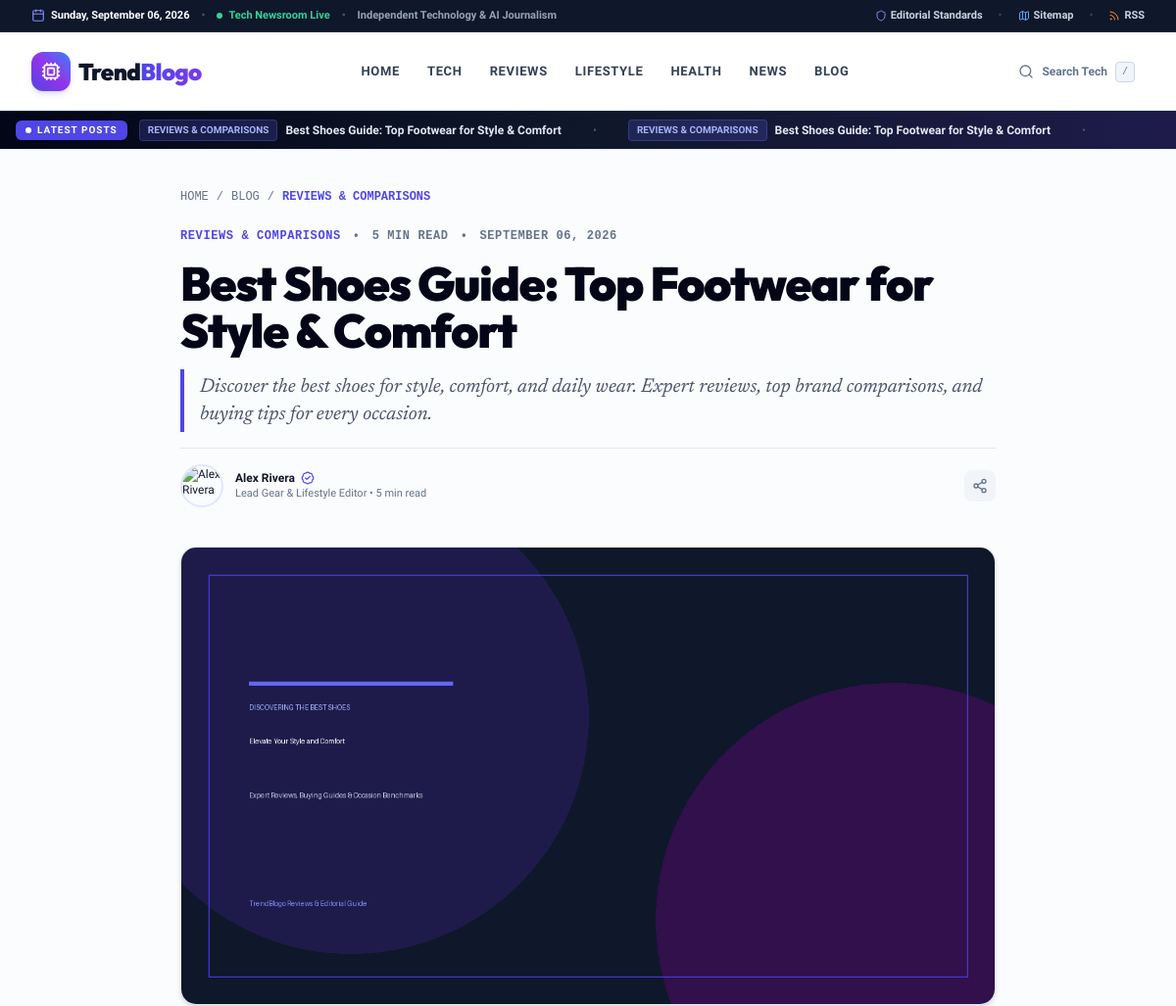
Before: /blog/best-shoes (upper part) with the older database file.
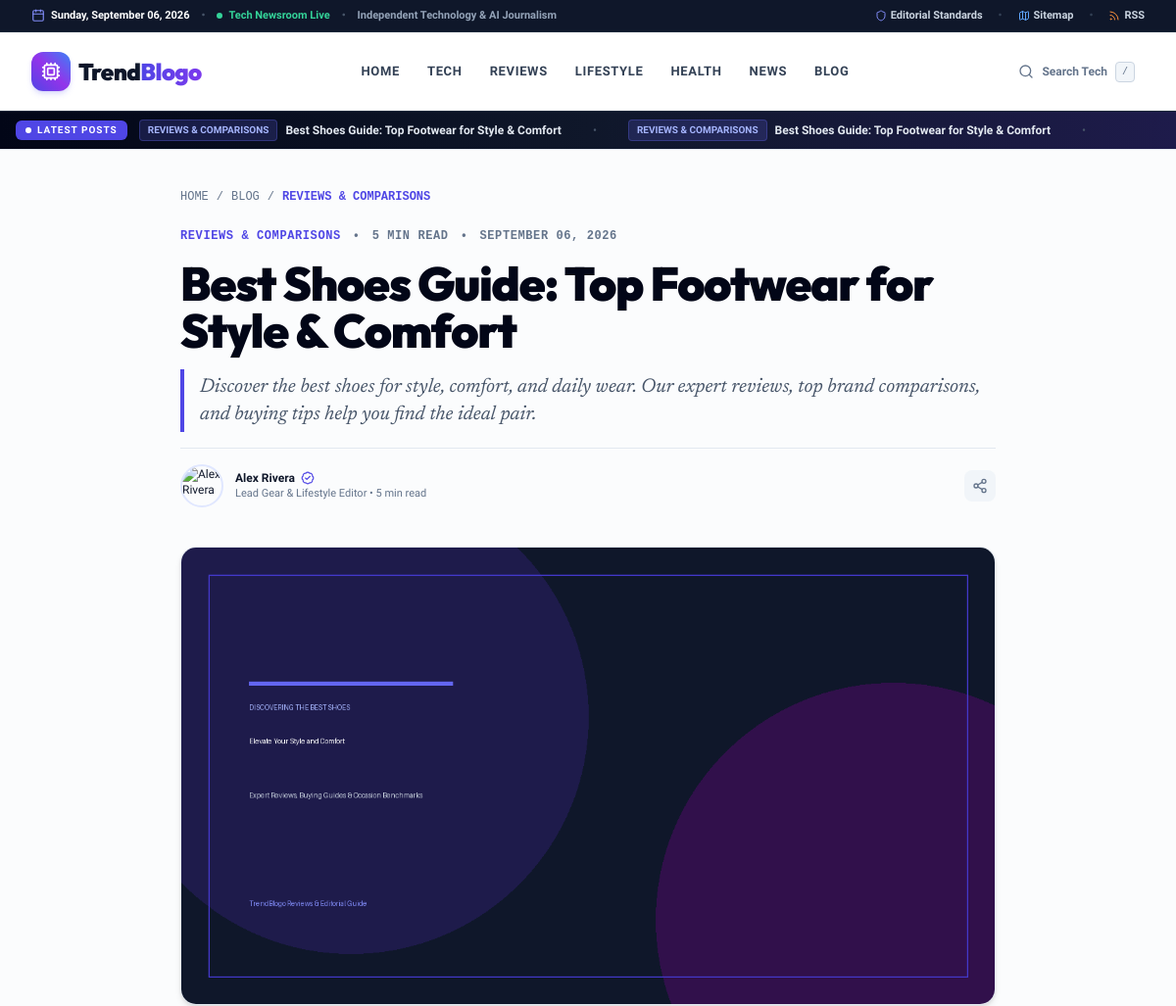
After: the same page with the newer database file.
### app/models/article.py (models this page shows)
class Article(Base):
    __tablename__ = "articles"
    id = Column(Integer, primary_key=True, index=True)
    title = Column(String(255), nullable=False)
    slug = Column(String(255), unique=True, index=True, nullable=False)
    primary_keyword = Column(String(150), index=True, nullable=False)
    secondary_keywords = Column(Text, nullable=True)
    search_intent = Column(String(50), default="informational")
    template_type = Column(String(50), default="ultimate_guide")
    summary = Column(Text, nullable=True)
    content = Column(Text, nullable=False)  # Markdown format
    html_content = Column(Text, nullable=True)  # Rendered HTML
    featured_image = Column(String(255), nullable=False)
    featured_image_alt = Column(String(255), nullable=False)
    featured_image_caption = Column(String(255), nullable=True)
    image_1_url = Column(String(255), nullable=True)
    image_1_alt = Column(String(255), nullable=True)
    image_1_caption = Column(String(255), nullable=True)
    image_2_url = Column(String(255), nullable=True)
    image_2_alt = Column(String(255), nullable=True)
    image_2_caption = Column(String(255), nullable=True)
    image_3_url = Column(String(255), nullable=True)
    image_3_alt = Column(String(255), nullable=True)
    image_3_caption = Column(String(255), nullable=True)
    category_id = Column(Integer, ForeignKey("categories.id", ondelete="SET NULL"), nullable=True)
    author_name = Column(String(100), default="Editorial Team")
    author_slug = Column(String(100), default="editorial-team", index=True)
    status = Column(String(30), default="published", index=True)  # draft, published, scheduled
    scheduled_at = Column(DateTime, nullable=True)
    published_at = Column(DateTime, default=datetime.utcnow, index=True)
    created_at = Column(DateTime, default=datetime.utcnow)
    updated_at = Column(DateTime, default=datetime.utcnow, onupdate=datetime.utcnow)
    word_count = Column(Integer, default=0)
    reading_time = Column(Integer, default=5)  # minutes
    view_count = Column(Integer, default=0)
    seo_title = Column(String(150), nullable=True)
    meta_description = Column(String(320), nullable=True)
    canonical_url = Column(String(255), nullable=True)
    og_title = Column(String(150), nullable=True)
    og_description = Column(String(320), nullable=True)
    schema_json = Column(Text, nullable=True)
    quality_score = Column(Float, default=95.0)
    quality_report = Column(Text, nullable=True)  # JSON string
    category = relationship("Category", back_populates="articles")
    tags = relationship("ArticleTag", back_populates="article", cascade="all, delete-orphan")
    internal_links_out = relationship("InternalLink", foreign_keys="InternalLink.source_article_id", cascade="all, delete-orphan")
    external_links = relationship("ExternalLink", cascade="all, delete-orphan")

class Category(Base):
    __tablename__ = "categories"
    id = Column(Integer, primary_key=True, index=True)
    name = Column(String(100), unique=True, nullable=False)
    slug = Column(String(100), unique=True, index=True, nullable=False)
    description = Column(Text, nullable=True)
    color = Column(String(30), default="#4F46E5")
    icon = Column(String(50), default="folder")
    created_at = Column(DateTime, default=datetime.utcnow)
    articles = relationship("Article", back_populates="category")

### app/routes/public.py (the view)
@router.get("/blog/{slug}", response_class=HTMLResponse)
def article_detail(slug: str, request: Request, db: Session = Depends(get_db)):
    article = db.query(Article).filter(Article.slug == slug).first()
    if not article:
        raise HTTPException(status_code=404, detail="Article not found")
    article.view_count = (article.view_count or 0) + 1
    db.commit()
    ctx = get_common_context(db, request)
    related_posts = LinkEngine.get_related_posts(db, article.id, article.category_id, limit=4)
    ctx.update({
        "article": article,
        "related_posts": related_posts,
        "title": article.seo_title or f"{article.title} | TrendBlogo",
        "meta_desc": article.meta_description or article.summary,
        "canonical_url": article.canonical_url,
        "og_image": article.featured_image,
        "schema_json": article.schema_json or SEOEngine.generate_schema_json(article)
    })
    return templates.TemplateResponse(request=request, name="blog/detail.html", context=ctx)

### app/templates/blog/detail.html (shortened to what this page needs)
{% extends "base.html" %}
{% block content %}
<article class="max-w-4xl mx-auto px-4 sm:px-6 lg:px-8 py-10">
  <nav class="flex items-center space-x-2 text-xs text-slate-500 font-mono uppercase mb-6" aria-label="Breadcrumb">
    <a href="/" class="hover:text-indigo-600 transition">Home</a>
    <span>/</span>
    <a href="/blog" class="hover:text-indigo-600 transition">Blog</a>
    <span>/</span>
    <a href="/category/{{ article.category.slug if article.category else 'reviews' }}" class="text-indigo-600 font-bold hover:underline">
      {{ article.category.name if article.category else "Reviews" }}
    </a>
  </nav>
  <header class="mb-10 space-y-4">
    <div class="flex items-center space-x-3 text-xs font-mono font-bold uppercase tracking-wider text-slate-500">
      <span class="text-indigo-600 font-extrabold">{{ article.category.name if article.category else "Reviews" }}</span>
      <span>•</span>
      <span>{{ article.reading_time }} min read</span>
      <span>•</span>
      <span>{{ article.published_at.strftime("%B %d, %Y") if article.published_at else "Recently" }}</span>
    </div>
    <h1 class="font-display text-3xl sm:text-5xl font-black text-slate-950 tracking-tight leading-[1.15]">
      {{ article.title }}
    </h1>
    <p class="font-editorial text-lg sm:text-xl text-slate-600 leading-relaxed italic border-l-4 border-indigo-600 pl-4 py-1">
      {{ article.meta_description or article.summary }}
    </p>
    <div class="flex flex-wrap items-center justify-between gap-4 pt-4 border-t border-slate-200 text-xs">
      <div class="flex items-center space-x-3">
        <a href="/author/{{ article.author_slug or 'alex-rivera' }}" class="block shrink-0">
          <img src="https://images.unsplash.com/photo-1507003211169-0a1dd7228f2d?w=120&auto=format&fit=crop&q=80"
               alt="{{ article.author_name or 'Alex Rivera' }}"
               class="w-11 h-11 rounded-full object-cover border-2 border-indigo-100 shadow-xs hover:scale-105 transition duration-200">
        </a>
        <div>
          <div class="flex items-center space-x-1.5">
            <a href="/author/{{ article.author_slug or 'alex-rivera' }}" class="font-bold text-slate-900 hover:text-indigo-600 transition">
              {{ article.author_name or "Alex Rivera" }}
            </a>
            <span class="inline-flex items-center text-indigo-600" title="Verified Author & Reviewer">
              <i data-lucide="badge-check" class="w-3.5 h-3.5"></i>
            </span>
          </div>
          <p class="text-[11px] text-slate-500">Lead Gear &amp; Lifestyle Editor • {{ article.reading_time or 6 }} min read</p>
        </div>
      </div>
      <div class="flex items-center space-x-2">
        <button type="button" onclick="navigator.clipboard.writeText(window.location.href); alert('Article link copied to clipboard!');" class="p-2 text-slate-500 hover:text-slate-900 bg-slate-100 hover:bg-slate-200 rounded-lg transition" title="Copy Link">
          <i data-lucide="share-2" class="w-4 h-4"></i>
        </button>
      </div>
    </div>
  </header>
  {% if article.featured_image %}
  <figure class="mb-10">
    <div class="aspect-[16/9] w-full rounded-2xl overflow-hidden bg-slate-100 shadow-md border border-slate-200">
      <img src="{{ article.featured_image }}"
           alt="{{ article.featured_image_alt or article.title }}"
           class="w-full h-full object-cover"
           loading="eager"
           fetchpriority="high">
    </div>
  </figure>
  {% endif %}
</article>
{% endblock %}

### app/templates/base.html (shortened to what the changed rows need)
<!DOCTYPE html>
<html lang="en" class="scroll-smooth">
<head>
  <script src="https://cdn.tailwindcss.com"></script>
  <link rel="stylesheet" href="/static/css/custom.css">
</head>
<body class="min-h-screen flex flex-col bg-slate-50/50 text-slate-900 selection:bg-indigo-600 selection:text-white font-sans antialiased">
  <header class="sticky top-0 z-40 bg-white/95 backdrop-blur-md border-b border-slate-200/80 shadow-xs">
    {% if recent_posts and recent_posts|length > 0 %}
    <div class="bg-gradient-to-r from-slate-950 via-slate-900 to-indigo-950 text-white py-2 px-4 overflow-hidden border-t border-slate-800">
      <div class="max-w-7xl mx-auto flex items-center text-xs">
        <div class="ticker-wrap flex-1 overflow-hidden">
          <div class="ticker-move text-slate-200 font-medium space-x-8 text-xs inline-flex items-center">
            {% for post in recent_posts %}
            <a href="/blog/{{ post.slug }}" class="hover:text-indigo-400 transition inline-flex items-center space-x-2 shrink-0">
              <span class="px-2 py-0.5 bg-indigo-500/20 text-indigo-300 font-bold uppercase text-[10px] rounded border border-indigo-500/30">
                {{ post.category.name if post.category else "Review" }}
              </span>
              <span class="hover:underline font-semibold">{{ post.title }}</span>
            </a>
            <span class="text-slate-600">•</span>
            {% endfor %}
            {% for post in recent_posts %}
            <a href="/blog/{{ post.slug }}" class="hover:text-indigo-400 transition inline-flex items-center space-x-2 shrink-0">
              <span class="px-2 py-0.5 bg-indigo-500/20 text-indigo-300 font-bold uppercase text-[10px] rounded border border-indigo-500/30">
                {{ post.category.name if post.category else "Review" }}
              </span>
              <span class="hover:underline font-semibold">{{ post.title }}</span>
            </a>
            <span class="text-slate-600">•</span>
            {% endfor %}
          </div>
        </div>
      </div>
    </div>
    {% endif %}
  </header>
  <main class="flex-grow">
    {% block content %}{% endblock %}
  </main>
</body>
</html>

Changed rows visible on the page:
changed Article "Best Shoes Guide: Top Footwear for Style & Comfort": meta_description "Discover the best shoes for style, comfort, and daily wear. Expert reviews, top brand comparisons, and buying tips for every occasion." → "Discover the best shoes for style, comfort, and daily wear. Our expert reviews, top brand comparisons, and buying tips help you find the ideal pair."
